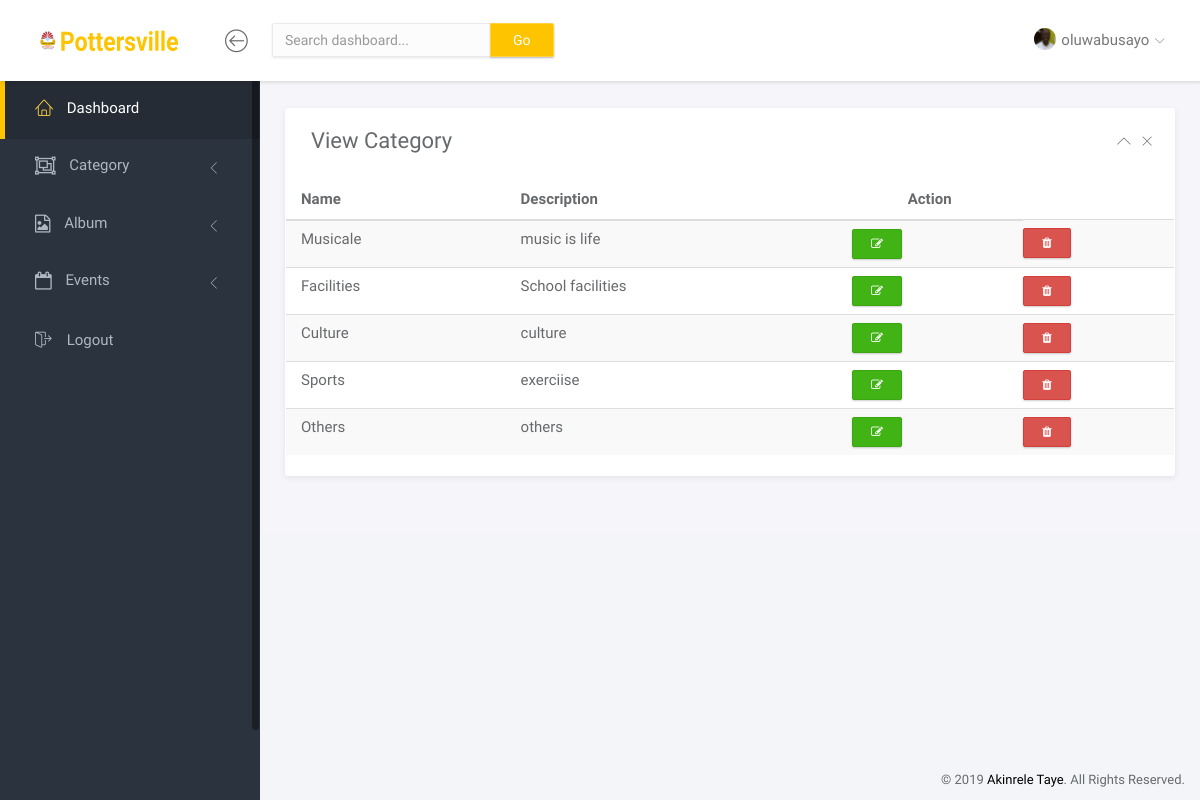
/pottersville/view-category/ (signed in), run on the app's committed database.
### potter_app/models.py (models this page shows, shortened)
class Category(models.Model):
    cat_name = models.CharField(verbose_name="Category Name", max_length=50)
    cat_desc = models.TextField(verbose_name="Category Description")

### potter_app/back_views.py (the view)
# urls.py: path('view-category/', back_views.ListCategory.as_view(), name='view-category'),
class ListCategory(LoginRequiredMixin, ListView):
	model = Category
	template_name = 'back/view-category.html'
	context_object_name = 'view_cat'

### templates/back/view-category.html (shortened to what this page needs)
{% extends 'back/base.html' %}
{% load static %}
{% block main %}
{% include 'back/wrapper-navbar.html' %}
<div class="main">
<div class="main-content">
    <div class="container-fluid">
        <div class="row">
            <div class="col-md-12">
                <div class="panel panel-headline">
                    <div class="panel-heading">
                        <h3 class="panel-title">View Category</h3>
                        <div class="right">
                            <button type="button" class="btn-toggle-collapse"><i class="lnr lnr-chevron-up"></i></button>
                            <button type="button" class="btn-remove"><i class="lnr lnr-cross"></i></button>
                        </div>
                    </div>
                    <div class="panel-body no-padding">
                        <table class="table table-striped" id="table_search">
                            <thead>
                                <tr>
                                    <th>Name</th>
                                    <th>Description</th>
                                    <th class="text-center">Action</th>
                                </tr>
                            </thead>
                            <tbody>
                            {% if view_cat %}
                                {% for cat in view_cat %}
                                    <tr>
                                        <td>{{cat.cat_name}}</td>
                                        <td>{{cat.cat_desc}}</td>
                                        <td><a href="{% url 'pottersville_app:update-category' cat.id %}">
                                            <button type="button" class="btn btn-success btn-sm">
                                                <i class="fa fa-pencil-square-o"></i>
                                            </button></a>
                                        </td>
                                        <td><form action="{% url 'pottersville_app:delete-category' cat.id %}" method="post">{% csrf_token %}
                                                <button type="submit" class="btn btn-danger btn-sm">
                                                    <i class="fa fa-trash"></i>
                                                </button>
                                            </form>
                                        </td>
                                    </tr>
                                {% endfor %}
                            {% endif %}
                            </tbody>
                        </table>
                    </div>
                </div>
            </div>
        </div>
    </div>
</div>
</div>
{% endblock main %}

### templates/back/wrapper-navbar.html (shortened to what this page needs)
{% load static %}
<nav class="navbar navbar-default navbar-fixed-top">
    <div class="brand">
        <a href="index.html"><img src="{% static 'back/assets/img/logo-dark.png' %}" alt="Klorofil Logo" class="img-responsive logo"></a>
    </div>
    <div class="container-fluid">
        <div class="navbar-btn">
            <button type="button" class="btn-toggle-fullwidth"><i class="lnr lnr-arrow-left-circle"></i></button>
        </div>
        <form class="navbar-form navbar-left">
            <div class="input-group">
                <input type="text" id="search" class="form-control" placeholder="Search dashboard...">
                <span class="input-group-btn"><button type="button" class="btn btn-primary">Go</button></span>
            </div>
        </form>
        <div id="navbar-menu">
            <ul class="nav navbar-nav navbar-right">
                <li class="dropdown">
                    <a href="#" class="dropdown-toggle" data-toggle="dropdown"><img src="{% static 'back/assets/img/user.png' %}" class="img-circle" alt="Avatar"> <span>{{user.username}}</span> <i class="icon-submenu lnr lnr-chevron-down"></i></a>
                </li>
            </ul>
        </div>
    </div>
</nav>
<div id="sidebar-nav" class="sidebar">
    <div class="sidebar-scroll">
        <nav>
            <ul class="nav">
                <li><a href="{% url 'pottersville_app:dashboard' %}" class="active"><i class="lnr lnr-home"></i> <span>Dashboard</span></a></li>
                <li>
                    <a href="#category" data-toggle="collapse" class="collapsed"><i class="fa fa-object-group"></i> <span>Category</span> <i class="icon-submenu lnr lnr-chevron-left"></i></a>
                </li>
                <li>
                    <a href="#album" data-toggle="collapse" class="collapsed"><i class="fa fa-file-image-o"></i> <span>Album</span> <i class="icon-submenu lnr lnr-chevron-left"></i></a>
                </li>
                <li>
                    <a href="#event" data-toggle="collapse" class="collapsed"><i class="fa fa-calendar-o"></i> <span>Events</span> <i class="icon-submenu lnr lnr-chevron-left"></i></a>
                </li>
                <li><a href="{% url 'pottersville_app:page-logout' %}" class=""><i class="lnr lnr-exit"></i> <span>Logout</span></a></li>
            </ul>
        </nav>
    </div>
</div>

### data on the page
Category: cat_name "Musicale", cat_desc "music is life"
Category: cat_name "Facilities", cat_desc "School facilities"
Category: cat_name "Culture", cat_desc "culture"
Category: cat_name "Sports", cat_desc "exerciise"
Category: cat_name "Others", cat_desc "others"

### other printed values
{{ user.username }} "oluwabusayo"
